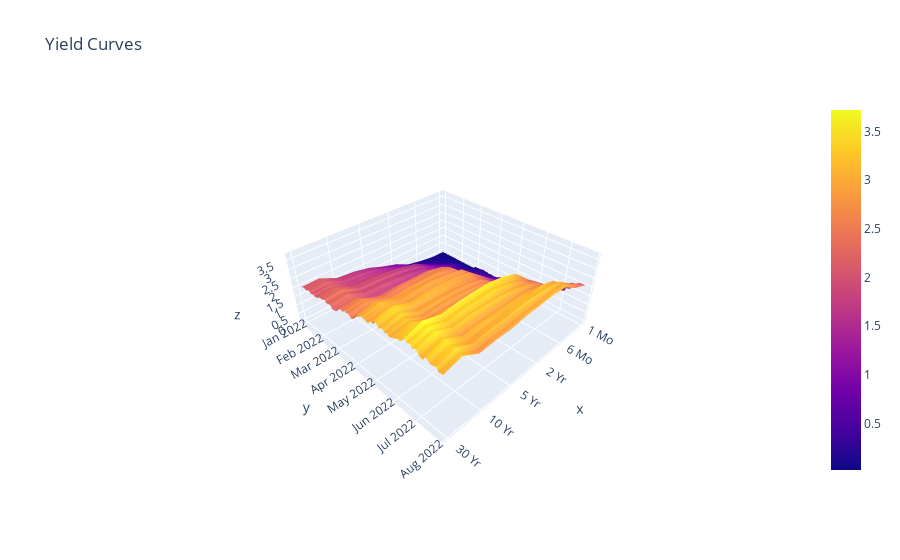

Notebook code cell kept with this figure:
### Code cell
x = df.columns
y = df.index
z = df.to_numpy()

fig = go.Figure(data=[go.Surface(z=z, x=x, y=y)])
fig.update_layout(title='Yield Curves',
                  scene = {"aspectratio": {"x": 1, "y": 1, "z": 0.4}})
fig.show()

### Figure 1 — Plotly figure (JSON) as saved in the notebook; plotly's stock layout.template omitted (floating-point values rounded to 4 significant figures; data arrays with more than 128 entries replaced by an {"elided": "..."} marker saying what was removed)
{"data": [{"type": "surface", "x": ["1 Mo", "3 Mo", "6 Mo", "1 Yr", "2 Yr", "3 Yr", "5 Yr", "7 Yr", "10 Yr", "20 Yr", "30 Yr"], "y": {"elided": "142 str values"}, "z": {"elided": "142x11 float values"}}], "layout": {"scene": {"aspectratio": {"x": 1, "y": 1, "z": 0.4}}, "title": {"text": "Yield Curves"}}}
